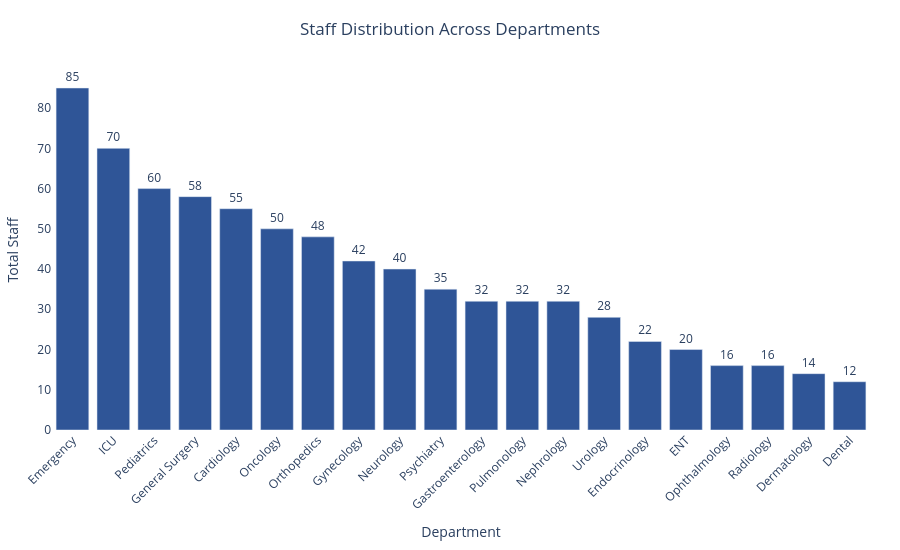

Notebook code for this chart:
### Code cell
chart2_df = df.sort_values("Total_Staff", ascending=False)

fig2 = px.bar(
    chart2_df,
    x="department_name",
    y="Total_Staff",
    text="Total_Staff",
    title="Staff Distribution Across Departments",
    labels={
        "department_name": "Department",
        "Total_Staff": "Total Staff"
    }
)

fig2.update_traces(
    marker_color="#2F5597",
    textposition="outside"
)
fig2.update_layout(
    height=550,
    margin=dict(l=40, r=30, t=70, b=120),
    title_x=0.5,
    plot_bgcolor="white",
    paper_bgcolor="white",
    xaxis_tickangle=-45
)

fig2.show()

### Figure 1 — Plotly figure (JSON) as saved in the notebook; plotly's stock layout.template omitted (floating-point values rounded to 4 significant figures)
{"data": [{"hovertemplate": "Department=%{x}<br>Total Staff=%{text}<extra></extra>", "legendgroup": "", "marker": {"color": "#2F5597", "pattern": {"shape": ""}}, "name": "", "orientation": "v", "showlegend": false, "text": [85.0, 70.0, 60.0, 58.0, 55.0, 50.0, 48.0, 42.0, 40.0, 35.0, 32.0, 32.0, 32.0, 28.0, 22.0, 20.0, 16.0, 16.0, 14.0, 12.0], "textposition": "outside", "type": "bar", "x": ["Emergency", "ICU", "Pediatrics", "General Surgery", "Cardiology", "Oncology", "Orthopedics", "Gynecology", "Neurology", "Psychiatry", "Gastroenterology", "Pulmonology", "Nephrology", "Urology", "Endocrinology", "ENT", "Ophthalmology", "Radiology", "Dermatology", "Dental"], "xaxis": "x", "y": [85, 70, 60, 58, 55, 50, 48, 42, 40, 35, 32, 32, 32, 28, 22, 20, 16, 16, 14, 12], "yaxis": "y"}], "layout": {"barmode": "relative", "height": 550, "legend": {"tracegroupgap": 0}, "margin": {"b": 120, "l": 40, "r": 30, "t": 70}, "paper_bgcolor": "white", "plot_bgcolor": "white", "title": {"text": "Staff Distribution Across Departments", "x": 0.5}, "xaxis": {"anchor": "y", "domain": [0, 1], "tickangle": -45, "title": {"text": "Department"}}, "yaxis": {"anchor": "x", "domain": [0, 1], "title": {"text": "Total Staff"}}}}
